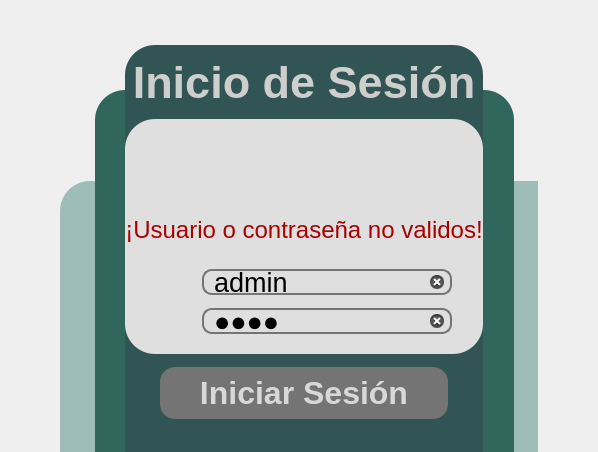
     <widget class="QWidget" name="loginPage">
      <layout class="QGridLayout" name="gridLayout_3" rowstretch="10,10,20,30,10,10,10" columnstretch="20,5,3,10,45,9,1,8,20">
       <property name="leftMargin">
        <number>0</number>
       </property>
       <property name="topMargin">
        <number>0</number>
       </property>
       <property name="rightMargin">
        <number>0</number>
       </property>
       <property name="bottomMargin">
        <number>0</number>
       </property>
       <property name="spacing">
        <number>0</number>
       </property>
       <item row="0" column="4">
        <spacer name="verticalSpacer_24">
         <property name="orientation">
          <enum>Qt::Vertical</enum>
         </property>
         <property name="sizeHint" stdset="0">
          <size>
           <width>20</width>
           <height>40</height>
          </size>
         </property>
        </spacer>
       </item>
       <item row="3" column="8" rowspan="2">
        <spacer name="horizontalSpacer_15">
         <property name="orientation">
          <enum>Qt::Horizontal</enum>
         </property>
         <property name="sizeHint" stdset="0">
          <size>
           <width>40</width>
           <height>20</height>
          </size>
         </property>
        </spacer>
       </item>
       <item row="1" column="2" rowspan="2">
        <spacer name="verticalSpacer_27">
         <property name="orientation">
          <enum>Qt::Vertical</enum>
         </property>
         <property name="sizeHint" stdset="0">
          <size>
           <width>20</width>
           <height>125</height>
          </size>
         </property>
        </spacer>
       </item>
       <item row="1" column="4" rowspan="6">
        <widget class="QGroupBox" name="loginGroupBox">
         <property name="styleSheet">
          <string notr="true">background-color: qlineargradient(spread:pad, x1:0.494, y1:0, x2:0.5, y2:0.415409, stop:0.454545 rgba(76, 165, 34, 255), stop:0.960452 rgba(216, 216, 216, 255));
border-bottom: 5px solid;
border-left: 5px solid;
border-right: 5px solid;
border-top-left-radius: 30px;
border-top-right-radius: 30px;

border-color: rgb(239, 239, 239);
border-color: rgb(0, 0, 0);
border: none;
background-color: rgb(49, 84, 84);


</string>
         </property>
         <property name="title">
          <string/>
         </property>
         <layout class="QGridLayout" name="gridLayout_17" rowstretch="4,15,4,80,4,16,10" columnstretch="4,1,6,50,6,5">
          <property name="leftMargin">
           <number>0</number>
          </property>
          <property name="topMargin">
           <number>0</number>
          </property>
          <property name="rightMargin">
           <number>0</number>
          </property>
          <property name="bottomMargin">
           <number>0</number>
          </property>
          <property name="spacing">
           <number>0</number>
          </property>
          <item row="0" column="3">
           <spacer name="verticalSpacer_29">
            <property name="orientation">
             <enum>Qt::Vertical</enum>
            </property>
            <property name="sizeHint" stdset="0">
             <size>
              <width>20</width>
              <height>11</height>
             </size>
            </property>
           </spacer>
          </item>
          <item row="2" column="3">
           <spacer name="verticalSpacer_30">
            <property name="orientation">
             <enum>Qt::Vertical</enum>
            </property>
            <property name="sizeHint" stdset="0">
             <size>
              <width>20</width>
              <height>12</height>
             </size>
            </property>
           </spacer>
          </item>
          <item row="3" column="0">
           <spacer name="horizontalSpacer_19">
            <property name="orientation">
             <enum>Qt::Horizontal</enum>
            </property>
            <property name="sizeHint" stdset="0">
             <size>
              <width>1</width>
              <height>208</height>
             </size>
            </property>
           </spacer>
          </item>
          <item row="3" column="5">
           <spacer name="horizontalSpacer_18">
            <property name="orientation">
             <enum>Qt::Horizontal</enum>
            </property>
            <property name="sizeHint" stdset="0">
             <size>
              <width>18</width>
              <height>218</height>
             </size>
            </property>
           </spacer>
          </item>
          <item row="4" column="0" rowspan="3" colspan="3">
           <spacer name="horizontalSpacer_16">
            <property name="orientation">
             <enum>Qt::Horizontal</enum>
            </property>
            <property name="sizeHint" stdset="0">
             <size>
              <width>44</width>
              <height>98</height>
             </size>
            </property>
           </spacer>
          </item>
          <item row="4" column="3">
           <spacer name="verticalSpacer_2">
            <property name="orientation">
             <enum>Qt::Vertical</enum>
            </property>
            <property name="sizeHint" stdset="0">
             <size>
              <width>88</width>
              <height>14</height>
             </size>
            </property>
           </spacer>
          </item>
          <item row="4" column="4" rowspan="3" colspan="2">
           <spacer name="horizontalSpacer_17">
            <property name="orientation">
             <enum>Qt::Horizontal</enum>
            </property>
            <property name="sizeHint" stdset="0">
             <size>
              <width>44</width>
              <height>88</height>
             </size>
            </property>
           </spacer>
          </item>
          <item row="5" column="3">
           <widget class="QPushButton" name="loginButton">
            <property name="sizePolicy">
             <sizepolicy hsizetype="Minimum" vsizetype="Preferred">
              <horstretch>0</horstretch>
              <verstretch>0</verstretch>
             </sizepolicy>
            </property>
            <property name="font">
             <font>
              <family>Ubuntu</family>
              <pointsize>24</pointsize>
              <bold>true</bold>
             </font>
            </property>
            <property name="styleSheet">
             <string notr="true">
QPushButton {
background-color: rgb(116, 116, 116);
border-radius: 15px;
color: rgb(216, 216, 216);
}

QPushButton:hover {
background-color:rgb(46, 47, 58)
}</string>
            </property>
            <property name="text">
             <string>Iniciar Sesión</string>
            </property>
           </widget>
          </item>
          <item row="6" column="3">
           <spacer name="verticalSpacer">
            <property name="orientation">
             <enum>Qt::Vertical</enum>
            </property>
            <property name="sizeHint" stdset="0">
             <size>
              <width>20</width>
              <height>14</height>
             </size>
            </property>
           </spacer>
          </item>
          <item row="3" column="2" colspan="3">
           <widget class="QWidget" name="widget_4" native="true">
            <property name="styleSheet">
             <string notr="true">background-color: rgb(223, 223, 223);
border-radius:30px;</string>
            </property>
            <layout class="QGridLayout" name="gridLayout_23" rowstretch="5,50,5,40,3" columnstretch="15,70,15">
             <property name="leftMargin">
              <number>0</number>
             </property>
             <property name="topMargin">
              <number>0</number>
             </property>
             <property name="rightMargin">
              <number>0</number>
             </property>
             <property name="bottomMargin">
              <number>0</number>
             </property>
             <property name="spacing">
              <number>0</number>
             </property>
             <item row="4" column="1">
              <spacer name="verticalSpacer_41">
               <property name="orientation">
                <enum>Qt::Vertical</enum>
               </property>
               <property name="sizeHint" stdset="0">
                <size>
                 <width>20</width>
                 <height>5</height>
                </size>
               </property>
              </spacer>
             </item>
             <item row="2" column="1">
              <spacer name="verticalSpacer_42">
               <property name="orientation">
                <enum>Qt::Vertical</enum>
               </property>
               <property name="sizeHint" stdset="0">
                <size>
                 <width>20</width>
                 <height>11</height>
                </size>
               </property>
              </spacer>
             </item>
             <item row="0" column="1">
              <spacer name="verticalSpacer_43">
               <property name="orientation">
                <enum>Qt::Vertical</enum>
               </property>
               <property name="sizeHint" stdset="0">
                <size>
                 <width>20</width>
                 <height>11</height>
                </size>
               </property>
              </spacer>
             </item>
             <item row="1" column="1">
              <widget class="QGroupBox" name="groupBox">
               <property name="title">
                <string/>
               </property>
               <layout class="QGridLayout" name="gridLayout_24" rowstretch="80,15" columnstretch="15,70,15">
                <property name="leftMargin">
                 <number>0</number>
                </property>
                <property name="topMargin">
                 <number>0</number>
                </property>
                <property name="rightMargin">
                 <number>0</number>
                </property>
                <property name="bottomMargin">
                 <number>0</number>
                </property>
                <property name="spacing">
                 <number>0</number>
                </property>
                <item row="0" column="0">
                 <spacer name="horizontalSpacer_29">
                  <property name="orientation">
                   <enum>Qt::Horizontal</enum>
                  </property>
                  <property name="sizeHint" stdset="0">
                   <size>
                    <width>31</width>
                    <height>20</height>
                   </size>
                  </property>
                 </spacer>
                </item>
                <item row="0" column="1">
                 <widget class="QLabel" name="label_3">
                  <property name="sizePolicy">
                   <sizepolicy hsizetype="Ignored" vsizetype="Ignored">
                    <horstretch>0</horstretch>
                    <verstretch>0</verstretch>
                   </sizepolicy>
                  </property>
                  <property name="styleSheet">
                   <string notr="true">image: url(:/Recursos/Icons/userHatB.svg);</string>
                  </property>
                  <property name="text">
                   <string/>
                  </property>
                  <property name="scaledContents">
                   <bool>true</bool>
                  </property>
                 </widget>
                </item>
                <item row="0" column="2">
                 <spacer name="horizontalSpacer_30">
                  <property name="orientation">
                   <enum>Qt::Horizontal</enum>
                  </property>
                  <property name="sizeHint" stdset="0">
                   <size>
                    <width>31</width>
                    <height>20</height>
                   </size>
                  </property>
                 </spacer>
                </item>
                <item row="1" column="0" colspan="3">
                 <widget class="QLabel" name="loginMsgLabel">
                  <property name="enabled">
                   <bool>true</bool>
                  </property>
                  <property name="font">
                   <font>
                    <family>Ubuntu</family>
                    <pointsize>18</pointsize>
                   </font>
                  </property>
                  <property name="tabletTracking">
                   <bool>false</bool>
                  </property>
                  <property name="styleSheet">
                   <string notr="true">background-color: rgba(255, 255, 255, 0);
color: rgba(170, 0, 0,255);</string>
                  </property>
                  <property name="text">
                   <string>¡Usuario o contraseña no validos!</string>
                  </property>
                  <property name="alignment">
                   <set>Qt::AlignCenter</set>
                  </property>
                 </widget>
                </item>
               </layout>
              </widget>
             </item>
             <item row="1" column="0">
              <spacer name="horizontalSpacer_27">
               <property name="orientation">
                <enum>Qt::Horizontal</enum>
               </property>
               <property name="sizeHint" stdset="0">
                <size>
                 <width>40</width>
                 <height>20</height>
                </size>
               </property>
              </spacer>
             </item>
             <item row="1" column="2" rowspan="2">
              <spacer name="horizontalSpacer_28">
               <property name="orientation">
                <enum>Qt::Horizontal</enum>
               </property>
               <property name="sizeHint" stdset="0">
                <size>
                 <width>40</width>
                 <height>20</height>
                </size>
               </property>
              </spacer>
             </item>
             <item row="3" column="0" colspan="3">
              <widget class="QGroupBox" name="groupBox_2">
               <property name="title">
                <string/>
               </property>
               <layout class="QGridLayout" name="gridLayout_25" rowstretch="5,10,5,10,5" columnstretch="10,13,80,10">
                <property name="leftMargin">
                 <number>0</number>
                </property>
                <property name="topMargin">
                 <number>0</number>
                </property>
                <property name="rightMargin">
                 <number>0</number>
                </property>
                <property name="bottomMargin">
                 <number>0</number>
                </property>
                <property name="horizontalSpacing">
                 <number>5</number>
                </property>
                <property name="verticalSpacing">
                 <number>0</number>
                </property>
                <item row="0" column="2">
                 <spacer name="verticalSpacer_46">
                  <property name="orientation">
                   <enum>Qt::Vertical</enum>
                  </property>
                  <property name="sizeHint" stdset="0">
                   <size>
                    <width>20</width>
                    <height>13</height>
                   </size>
                  </property>
                 </spacer>
                </item>
                <item row="1" column="1">
                 <widget class="QLabel" name="usernameIcon">
                  <property name="sizePolicy">
                   <sizepolicy hsizetype="Ignored" vsizetype="Ignored">
                    <horstretch>0</horstretch>
                    <verstretch>0</verstretch>
                   </sizepolicy>
                  </property>
                  <property name="styleSheet">
                   <string notr="true">background-color: rgba(255, 255, 255,0);
image: url(:/Recursos/Icons/userB.svg);</string>
                  </property>
                  <property name="text">
                   <string/>
                  </property>
                  <property name="scaledContents">
                   <bool>false</bool>
                  </property>
                  <property name="margin">
                   <number>0</number>
                  </property>
                 </widget>
                </item>
                <item row="1" column="2">
                 <widget class="QLineEdit" name="userEditText">
                  <property name="sizePolicy">
                   <sizepolicy hsizetype="Ignored" vsizetype="Ignored">
                    <horstretch>0</horstretch>
                    <verstretch>0</verstretch>
                   </sizepolicy>
                  </property>
                  <property name="font">
                   <font>
                    <family>Ubuntu</family>
                    <pointsize>20</pointsize>
                   </font>
                  </property>
                  <property name="styleSheet">
                   <string notr="true">background-color: rgba(255, 255, 255, 0);
border: 2px solid;
border-radius: 10px;
border-color: rgb(116, 116, 116);
padding-left: 8px;
</string>
                  </property>
                  <property name="text">
                   <string>admin</string>
                  </property>
                  <property name="cursorPosition">
                   <number>5</number>
                  </property>
                  <property name="alignment">
                   <set>Qt::AlignLeading|Qt::AlignLeft|Qt::AlignVCenter</set>
                  </property>
                  <property name="placeholderText">
                   <string>UserName</string>
                  </property>
                  <property name="clearButtonEnabled">
                   <bool>true</bool>
                  </property>
                 </widget>
                </item>
                <item row="2" column="0" rowspan="2">
                 <spacer name="horizontalSpacer_32">
                  <property name="orientation">
                   <enum>Qt::Horizontal</enum>
                  </property>
                  <property name="sizeHint" stdset="0">
                   <size>
                    <width>19</width>
                    <height>20</height>
                   </size>
                  </property>
                 </spacer>
                </item>
                <item row="2" column="2">
                 <spacer name="verticalSpacer_45">
                  <property name="orientation">
                   <enum>Qt::Vertical</enum>
                  </property>
                  <property name="sizeHint" stdset="0">
                   <size>
                    <width>20</width>
                    <height>14</height>
                   </size>
                  </property>
                 </spacer>
                </item>
                <item row="2" column="3" rowspan="2">
                 <spacer name="horizontalSpacer_31">
                  <property name="orientation">
                   <enum>Qt::Horizontal</enum>
                  </property>
                  <property name="sizeHint" stdset="0">
                   <size>
                    <width>19</width>
                    <height>20</height>
                   </size>
                  </property>
                 </spacer>
                </item>
                <item row="3" column="1">
                 <widget class="QLabel" name="usernameIcon_2">
                  <property name="sizePolicy">
                   <sizepolicy hsizetype="Ignored" vsizetype="Ignored">
                    <horstretch>0</horstretch>
                    <verstretch>0</verstretch>
                   </sizepolicy>
                  </property>
                  <property name="styleSheet">
                   <string notr="true">background-color: rgba(255, 255, 255,0);
image: url(:/Recursos/Icons/lockB.svg);</string>
                  </property>
                  <property name="text">
                   <string/>
                  </property>
                  <property name="scaledContents">
                   <bool>true</bool>
                  </property>
                  <property name="margin">
                   <number>0</number>
                  </property>
                  <property name="indent">
                   <number>0</number>
                  </property>
                 </widget>
                </item>
                <item row="3" column="2">
                 <widget class="QLineEdit" name="passwordEditText">
                  <property name="sizePolicy">
                   <sizepolicy hsizetype="Ignored" vsizetype="Ignored">
                    <horstretch>0</horstretch>
                    <verstretch>0</verstretch>
                   </sizepolicy>
                  </property>
                  <property name="font">
                   <font>
                    <family>Ubuntu</family>
                    <pointsize>20</pointsize>
                   </font>
                  </property>
                  <property name="styleSheet">
                   <string notr="true">QLineEdit{
background-color: rgba(255, 255, 255, 0);
border: 2px solid;
border-radius: 10px;
border-color: rgb(116, 116, 116);
padding-left: 8px;
}
</string>
                  </property>
                  <property name="inputMask">
                   <string/>
                  </property>
                  <property name="text">
                   <string>1234</string>
                  </property>
                  <property name="echoMode">
                   <enum>QLineEdit::Password</enum>
                  </property>
                  <property name="placeholderText">
                   <string>Password</string>
                  </property>
                  <property name="clearButtonEnabled">
                   <bool>true</bool>
                  </property>
                 </widget>
                </item>
                <item row="4" column="2">
                 <spacer name="verticalSpacer_44">
                  <property name="orientation">
                   <enum>Qt::Vertical</enum>
                  </property>
                  <property name="sizeHint" stdset="0">
                   <size>
                    <width>20</width>
                    <height>13</height>
                   </size>
                  </property>
                 </spacer>
                </item>
               </layout>
              </widget>
             </item>
            </layout>
           </widget>
          </item>
          <item row="1" column="0" colspan="6">
           <widget class="QLabel" name="loginStaticLabel">
            <property name="sizePolicy">
             <sizepolicy hsizetype="Ignored" vsizetype="Preferred">
              <horstretch>0</horstretch>
              <verstretch>0</verstretch>
             </sizepolicy>
            </property>
            <property name="font">
             <font>
              <family>Ubuntu</family>
              <pointsize>34</pointsize>
              <italic>false</italic>
              <bold>true</bold>
              <stylestrategy>PreferAntialias</stylestrategy>
             </font>
            </property>
            <property name="tabletTracking">
             <bool>false</bool>
            </property>
            <property name="contextMenuPolicy">
             <enum>Qt::DefaultContextMenu</enum>
            </property>
            <property name="acceptDrops">
             <bool>false</bool>
            </property>
            <property name="styleSheet">
             <string notr="true">
background-color: rgba(46, 47, 58,0);
color: rgb(206,207, 205);
border-radius: 20px;
</string>
            </property>
            <property name="text">
             <string>Inicio de Sesión</string>
            </property>
            <property name="scaledContents">
             <bool>true</bool>
            </property>
            <property name="alignment">
             <set>Qt::AlignCenter</set>
            </property>
           </widget>
          </item>
         </layout>
        </widget>
       </item>
       <item row="0" column="3" rowspan="2">
        <spacer name="verticalSpacer_28">
         <property name="orientation">
          <enum>Qt::Vertical</enum>
         </property>
         <property name="sizeHint" stdset="0">
          <size>
           <width>20</width>
           <height>104</height>
          </size>
         </property>
        </spacer>
       </item>
       <item row="4" column="0">
        <spacer name="horizontalSpacer_14">
         <property name="orientation">
          <enum>Qt::Horizontal</enum>
         </property>
         <property name="sizeHint" stdset="0">
          <size>
           <width>40</width>
           <height>20</height>
          </size>
         </property>
        </spacer>
       </item>
       <item row="2" column="3" rowspan="5">
        <widget class="QWidget" name="widget" native="true">
         <property name="styleSheet">
          <string notr="true">background-color: rgb(216, 216, 216);
background-color: rgb(48, 102, 91);
border-top-left-radius: 30px;
</string>
         </property>
        </widget>
       </item>
       <item row="2" column="5" rowspan="5" colspan="2">
        <widget class="QWidget" name="widget_2" native="true">
         <property name="styleSheet">
          <string notr="true">background-color: rgb(116, 116, 116);
background-color: rgb(48, 102, 91);
border-top-right-radius: 30px;
</string>
         </property>
        </widget>
       </item>
       <item row="3" column="1" rowspan="4" colspan="2">
        <widget class="QWidget" name="widget_3" native="true">
         <property name="styleSheet">
          <string notr="true">background-color: rgb(158, 189, 185);
border-top-left-radius: 30px;
</string>
         </property>
        </widget>
       </item>
       <item row="3" column="7" rowspan="4">
        <widget class="QWidget" name="widget_6" native="true">
         <property name="styleSheet">
          <string notr="true">background-color: rgb(158, 189, 185);
border-top-right-radius: 30px;
</string>
         </property>
        </widget>
       </item>
      </layout>
     </widget>
